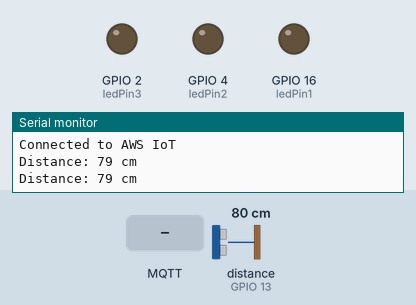
This sketch was run on a simulated ESP8266 (NodeMCU). Parts: output pins drawn as LEDs (lit = HIGH), the last lines printed to the serial monitor. Wiring (inferred from the names in the program): ultrasonic range finder: trigger GPIO 14; echo GPIO 13. The inputs (shaded band) are chosen by the test bench; at power-on: distance to the obstacle (sensor on GPIO 13) 80 cm. The echo pulse lasts 58.3 µs per cm; WiFi joins after 1.5 s; servers stay silent unless stated; the local clock reads 2024-03-15 10:24:30 at power-on unless the sketch sets it; no MQTT or app messages arrive unless stated; pins used as bus, display or sensor lines are not drawn.

Above: at 2.7 s.
2.8 s: MQTT message "1" arrives on the first subscribed topic
At 4.0 s:
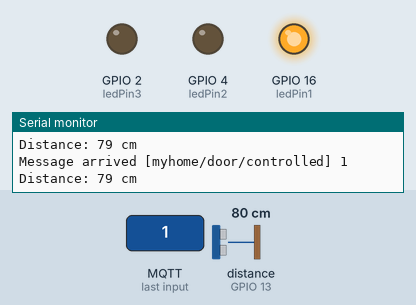
6.9 s: MQTT message "2" arrives on the first subscribed topic
At 8.0 s:
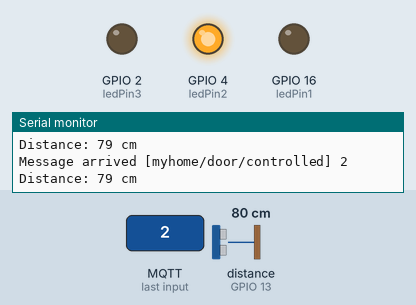
11.0 s: MQTT message "3" arrives on the first subscribed topic
At 11.9 s:
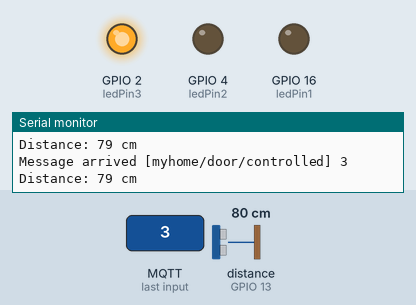
Timing chart, 0 to 15.1 s (numbered marks = the images above; inputs shaded):
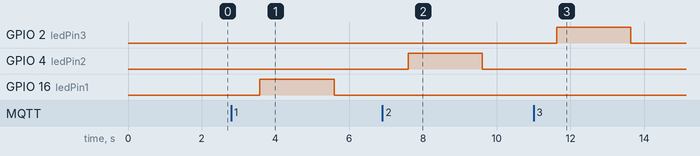

Measured:
- after the input at 2.8 s, GPIO 16 (ledPin1): LOW → HIGH after 0.78 s, → LOW 2.0 s later
- after the input at 6.9 s, GPIO 4 (ledPin2): LOW → HIGH after 0.70 s, → LOW 2.0 s later
- after the input at 11.0 s, GPIO 2 (ledPin3): LOW → HIGH after 0.62 s, → LOW 2.0 s later

The sketch:

sketch_publicador.ino
```cpp
#include <ESP8266WiFi.h>
#include <PubSubClient.h>
#include <time.h>
#include <BearSSLHelpers.h>
#include "ca_cert.h"
#include "client_cert.h"
#include "private_key.h"

// WiFi settings
const char* ssid = "nombre_red";
const char* password = "contraseña";

// AWS IoT settings
const char* aws_endpoint = "a1mgq13vqqoshs-ats.iot.us-east-1.amazonaws.com";
const int port = 8883;

// NTP settings
const char* ntpServer = "pool.ntp.org";
const long gmtOffset_sec = 0;
const int daylightOffset_sec = 0;

// Flag to track connection status
bool awsConnected = false;

// Create a secure client
BearSSL::WiFiClientSecure net;
PubSubClient client(net);

//Sensor
const int trigPin = 14;  // TRIG connected to D5
const int echoPin = 13;  // ECHO connected to D7

const int ledPin1 = 16;  // LED connected to D0 LED ROJO
const int ledPin2 = 4;   // LED connected to D2 LED AMARILLO
const int ledPin3 = 2;   // LED connected to D4 LED VERDE

// Timer to track last message received time
unsigned long lastMsgTime = 0;

int proximity() {
  // Clear the trigPin by setting it LOW
  digitalWrite(trigPin, LOW);
  delayMicroseconds(2);

  // Trigger the sensor by setting the trigPin HIGH for 10 microseconds
  digitalWrite(trigPin, HIGH);
  delayMicroseconds(10);
  digitalWrite(trigPin, LOW);

  // Read the time for the echoPin to go HIGH
  long duration = pulseIn(echoPin, HIGH);

  // Calculate the distance
  // Speed of sound wave divided by 2 (there and back)
  int distance = duration * 0.034 / 2;

  // Print the distance on the serial monitor
  Serial.print("Distance: ");
  Serial.print(distance);
  Serial.println(" cm");
  return distance;
}

void setup_wifi() {
  delay(10);
  Serial.println();
  Serial.print("Connecting to ");
  Serial.println(ssid);
  WiFi.begin(ssid, password);

  while (WiFi.status() != WL_CONNECTED) {
    delay(500);
    Serial.print(".");
  }

  Serial.println("");
  Serial.println("WiFi connected");
  Serial.println("IP address: ");
  Serial.println(WiFi.localIP());
}

void callback(char* topic, byte* payload, unsigned int length) {
  Serial.print("Message arrived [");
  Serial.print(topic);
  Serial.print("] ");
  String message;
  for (unsigned int i = 0; i < length; i++) {
    Serial.print((char)payload[i]);
    message += (char)payload[i];
  }
  Serial.println();

  // Update the last message received time
  lastMsgTime = millis();

  // Process the message
  if (String(topic) == "myhome/door/controlled") {
    if (message == "1") {
      digitalWrite(ledPin1, HIGH);  // Turn on red LED
      digitalWrite(ledPin2, LOW);
      digitalWrite(ledPin3, LOW);
    } else if (message == "2") {
      digitalWrite(ledPin1, LOW);
      digitalWrite(ledPin2, HIGH);  // Turn on yellow LED
      digitalWrite(ledPin3, LOW);
    } else if (message == "3") {
      digitalWrite(ledPin1, LOW);
      digitalWrite(ledPin2, LOW);
      digitalWrite(ledPin3, HIGH);  // Turn on green LED
    } else {
      digitalWrite(ledPin1, LOW);
      digitalWrite(ledPin2, LOW);
      digitalWrite(ledPin3, LOW);   // Turn off all LEDs if message is not 1, 2, or 3
    }
  }
}

void setup() {
  Serial.begin(115200);

  // Set the trigPin as an OUTPUT
  pinMode(trigPin, OUTPUT);

  // Set the echoPin as an INPUT
  pinMode(echoPin, INPUT);

  // Set the LED pins as OUTPUT
  pinMode(ledPin1, OUTPUT);
  pinMode(ledPin2, OUTPUT);
  pinMode(ledPin3, OUTPUT);

  setup_wifi();

  // Initialize NTP
  configTime(gmtOffset_sec, daylightOffset_sec, ntpServer);

  // Wait for time to be set
  time_t now = time(nullptr);
  while (now < 8 * 3600 * 2) {
    delay(500);
    Serial.print(".");
    now = time(nullptr);
  }
  Serial.println("");
  Serial.println("Time synchronized");

  // Load certificate and private key
  BearSSL::X509List trustAnchor(ca_cert);
  BearSSL::X509List clientCert(client_cert);
  BearSSL::PrivateKey clientKey(private_key);

  net.setTrustAnchors(&trustAnchor);
  net.setClientRSACert(&clientCert, &clientKey);

  client.setServer(aws_endpoint, port);
  client.setCallback(callback);
  client.setKeepAlive(60);  // Increase keepalive interval to 60 seconds

  // Check and connect to AWS IoT
  if (client.connect("ESP8266Client")) {
    if (!awsConnected) {
      Serial.println("Connected to AWS IoT");
      awsConnected = true; // Set the flag to true
    }
    client.subscribe("myhome/door/controlled");  // Subscribe to the topic
  } else {
    Serial.print("Connection to AWS IoT failed, rc=");
    Serial.print(client.state());
    Serial.println(" try again in 5 seconds");

    // Print detailed SSL error information
    int ssl_error = net.getLastSSLError();
    Serial.print("Last SSL error code: ");
    Serial.println(ssl_error);
  }
}

void loop() {
  if (!client.connected()) {
    // Reconnect if connection is lost
    if (client.connect("ESP8266Client")) {
      if (!awsConnected) {
        Serial.println("Connected to AWS IoT");
        awsConnected = true; // Set the flag to true
      }
      client.subscribe("myhome/door/controlled");  // Subscribe to the topic
    }
  }

  client.loop();

  // Check if 2 seconds have passed since the last message was received
  if (millis() - lastMsgTime > 2000) {
    digitalWrite(ledPin1, LOW);  // Turn off red LED
    digitalWrite(ledPin2, LOW);  // Turn off yellow LED
    digitalWrite(ledPin3, LOW);  // Turn off green LED
  }

  // Read proximity sensor
  int distance = proximity();

  // Convert distance to string
  char distanceStr[10];
  itoa(distance, distanceStr, 10);

  // Publish the distance
  client.publish("myhome/door/proximity", distanceStr);
  delay(1000); // Wait for 1 second before publishing again
}
```

ca_cert.h
```cpp
const char ca_cert[] PROGMEM = R"EOF(
-----BEGIN CERTIFICATE-----

Copiar Certificado

-----END CERTIFICATE-----
)EOF";
```

client_cert.h
```cpp
// client_cert.h
const char client_cert[] PROGMEM = R"EOF(
-----BEGIN CERTIFICATE-----

Copiar Certificado

-----END CERTIFICATE-----
)EOF";
```

private_key.h
```cpp
const char private_key[] PROGMEM = R"EOF(-----BEGIN RSA PRIVATE KEY-----

Copiar Certificado

-----END RSA PRIVATE KEY-----
)EOF";
```
